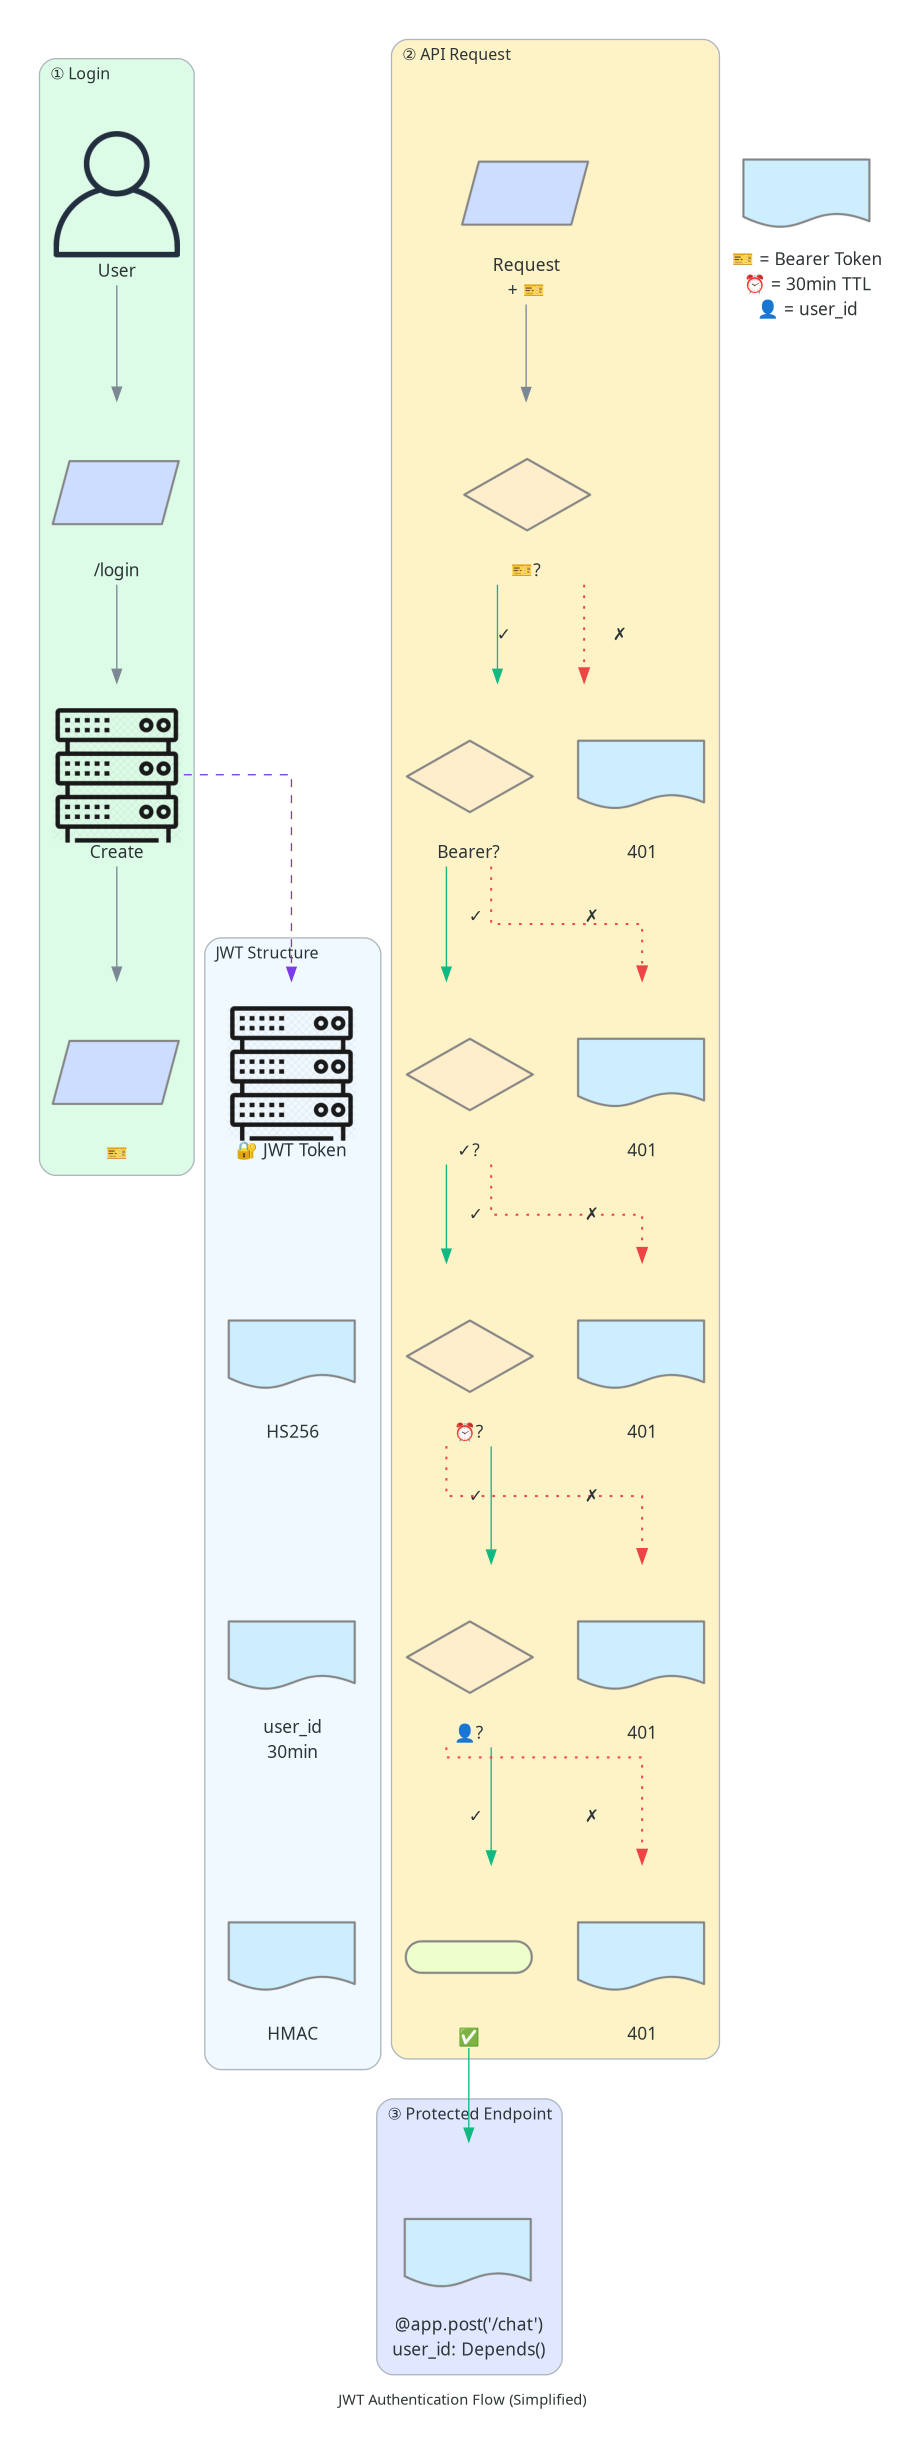

The Python source for this figure:
#!/usr/bin/env python3
"""JWT Authentication Flow - Visual, minimal text version."""

from diagram_helpers import COLORS, error_edge, success_edge
from diagrams import Cluster, Diagram, Edge
from diagrams.generic.compute import Rack
from diagrams.onprem.client import User
from diagrams.programming.flowchart import (
    Decision,
    Document,
    InputOutput,
    StartEnd,
)

with Diagram(
    "JWT Authentication Flow (Simplified)",
    filename="03_authentication_flow_v2",
    show=False,
    direction="TB",
    graph_attr={
        "fontsize": "11",
        "bgcolor": "white",
        "pad": "0.3",
        "nodesep": "0.4",
        "ranksep": "0.8",
    },
):
    # Visual JWT Token Structure (minimal text)
    with Cluster("JWT Structure", graph_attr={"bgcolor": "#F0F9FF", "style": "rounded"}):
        jwt_visual = Rack("🔐 JWT Token")
        with Cluster("", graph_attr={"bgcolor": "transparent", "penwidth": "0"}):
            header = Document("HS256")
            payload = Document("user_id\n30min")
            signature = Document("HMAC")
        jwt_visual >> Edge(style="invis") >> header
        header >> Edge(style="invis") >> payload >> Edge(style="invis") >> signature

    # Login Flow (Token Creation)
    with Cluster("① Login", graph_attr={"bgcolor": "#DCFCE7"}):
        user = User("User")
        login = InputOutput("/login")
        create = Rack("Create")
        token_out = InputOutput("🎫")

        user >> login >> create >> token_out
        create >> Edge(color=COLORS["auth"], style="dashed") >> jwt_visual

    # Request Flow (Token Validation)
    with Cluster("② API Request", graph_attr={"bgcolor": "#FEF3C7"}):
        request = InputOutput("Request\n+ 🎫")

        # Decision chain with icons only
        checks = [
            Decision("🎫?"),  # Has token?
            Decision("Bearer?"),  # Is Bearer?
            Decision("✓?"),  # Valid signature?
            Decision("⏰?"),  # Not expired?
            Decision("👤?"),  # Has user_id?
        ]

        # Success path
        success = StartEnd("✅")

        # Error codes only (no text)
        errors = [
            Document("401"),
            Document("401"),
            Document("401"),
            Document("401"),
            Document("401"),
        ]

    # Connect validation chain
    request >> checks[0]
    for i in range(len(checks)):
        if i < len(checks) - 1:
            checks[i] >> success_edge("✓") >> checks[i + 1]
        else:
            checks[i] >> success_edge("✓") >> success
        checks[i] >> error_edge("✗") >> errors[i]

    # Visual legend (small, corner)
    with Cluster("", graph_attr={"bgcolor": "transparent", "style": "invis"}):
        legend = Document("🎫 = Bearer Token\n⏰ = 30min TTL\n👤 = user_id")

    # Usage Example (minimal)
    with Cluster("③ Protected Endpoint", graph_attr={"bgcolor": "#E0E7FF"}):
        endpoint = Document("@app.post('/chat')\nuser_id: Depends()")
        success >> Edge(color=COLORS["success"]) >> endpoint
